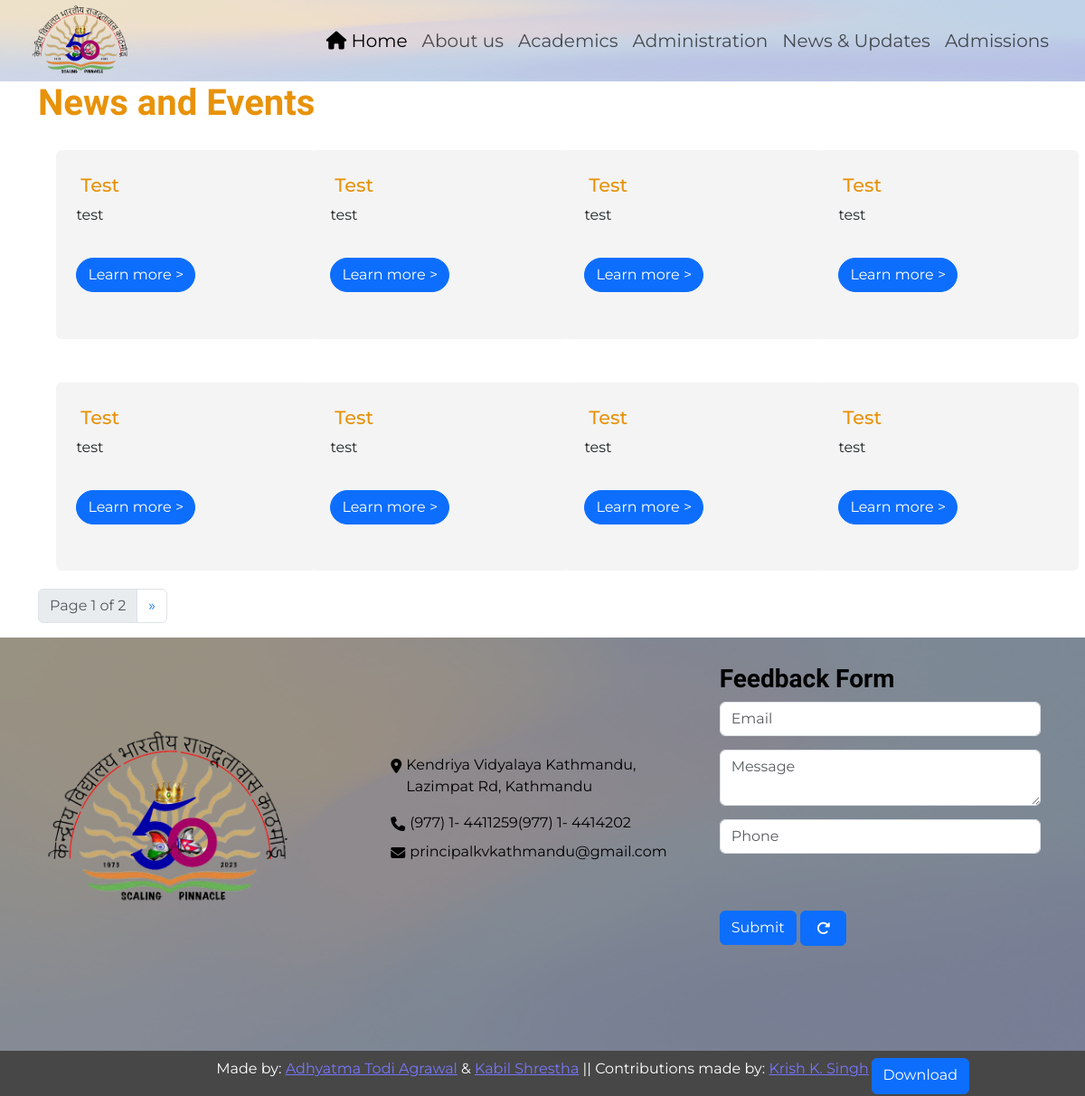
/News_and_Events, run on an earlier commit of the app's database.
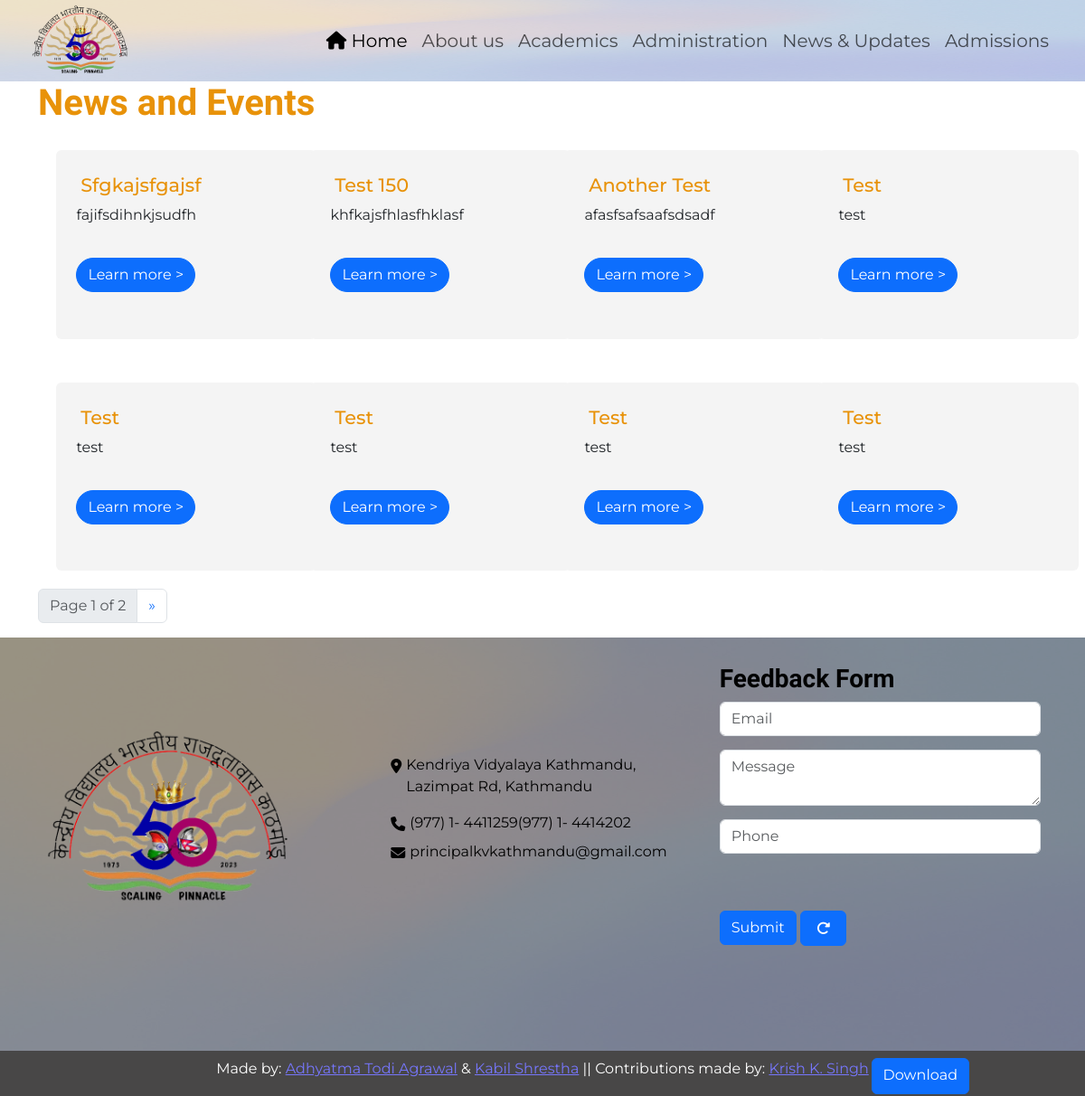
And on a later commit of the database.
### main_app/models.py (models this page shows, shortened)
class News_and_Events(models.Model):
    id=models.IntegerField(primary_key=True,auto_created=True,blank=False,null=False)
    title=models.TextField(blank=False)
    description=models.TextField(blank=False)
    class Meta:
        verbose_name = "Add Event Item"
        verbose_name_plural = "Add Event Item"

### main_app/views.py (the view)
# urls.py: path("News_and_Events",views.news_and_events,name="news_and_events"),
def news_and_events(request):
    events = News_and_Events.objects.all()[::-1][:24]
    paginator=Paginator(events,8)
    page=request.GET.get("page")
    events=paginator.get_page(page)
    return render(request,"website/news_and_events.html",{
        "events":events
    })

### main_app/templates/website/news_and_events.html (shortened to what this page needs)
{% extends 'website/layout.html' %}
{% block body %}
<h1 class="fade-in">News and Events</h1>
<div class="news_and_events row row-cols-1 row-cols-md-2 row-cols-lg-4 g-2">
    {% for events in events %}
        <div class="col">
            {% with image=events.images.all %}
            <div class="card" style="width: 18rem; max-height: 23rem;">
                <div class="card-body">
                    <h5 class="card-title">{{events.title}}</h5>
                    <p class="card-text text-truncate pb-2">
                        {{events.description}}
                    </p>
                    <a href="{% url 'show_event' pk=events.id %}" class="btn btn-primary mt-4">Learn more ></a>
                </div>
            </div>
        </div>
        {% endwith %}
    {% endfor %}
</div>
<nav aria-label="Page navigation page-nav">
    <ul class="pagination -lg">
    <li class="page-item disabled">
        <a class="page-link" href="#" aria-label="Previous">
            <span aria-hidden="true">Page {{events.number}}  of {{events.paginator.num_pages}}</span>
        </a>
    </li>
    {% if events.has_next %}
        <li class="page-item">
            <a class="page-link" href="?page={{events.next_page_number}}" aria-label="Previous">
                <span aria-hidden="true">&raquo;</span>
            </a>
        </li>
    {% endif %}
    </ul>
</nav>
{% endblock %}

What changed in the data, as far as the page shows it:
no longer on this page (row unchanged): News_and_Events: title "Test", description "test"
no longer on this page (row unchanged): News_and_Events: title "Test", description "test"
no longer on this page (row unchanged): News_and_Events: title "Test", description "test"
added News_and_Events: title "Sfgkajsfgajsf", description "fajifsdihnkjsudfh"
added News_and_Events: title "Test 150", description "khfkajsfhlasfhklasf"
added News_and_Events: title "Another Test", description "afasfsafsaafsdsadf"
